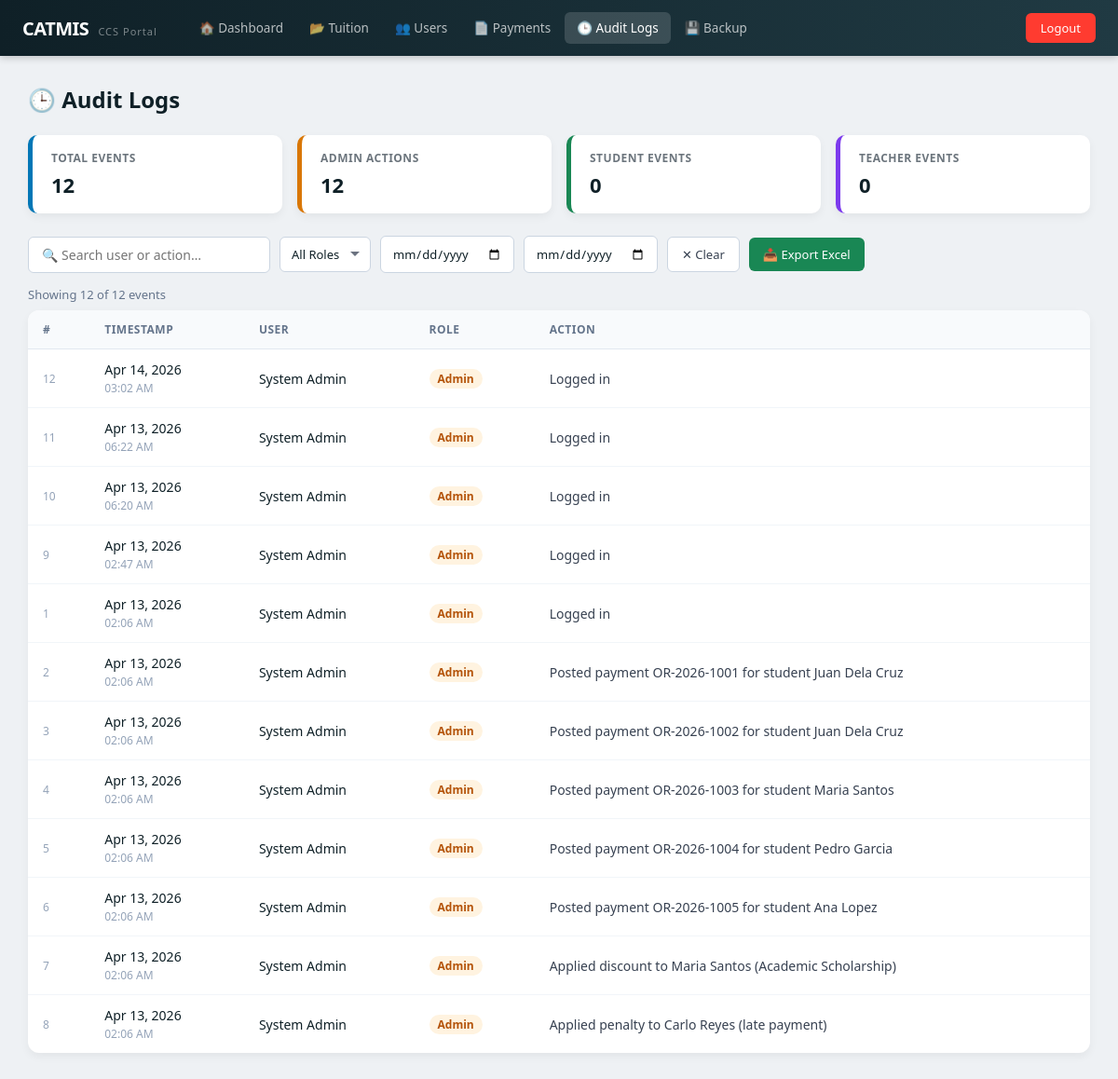
/audit_logs.php (signed in), run on the app's committed database.
### tables this page shows
CREATE TABLE `users` (
  `user_id` int(11) NOT NULL,
  `student_number` varchar(20) DEFAULT NULL,
  `email` varchar(100) NOT NULL,
  `password` varchar(255) NOT NULL,
  `full_name` varchar(150) NOT NULL,
  `role` enum('admin','teacher','student') NOT NULL,
  `status` enum('active','inactive') DEFAULT 'active',
  `created_at` timestamp NOT NULL DEFAULT current_timestamp()
);

CREATE TABLE `audit_logs` (
  `log_id` int(11) NOT NULL,
  `user_id` int(11) NOT NULL,
  `action` varchar(255) NOT NULL,
  `timestamp` timestamp NOT NULL DEFAULT current_timestamp()
);

### audit_logs.php (the view, shortened to what this page needs)
<?php
include 'php/config.php';
$result = $conn->query("
    SELECT
        al.log_id,
        al.timestamp,
        u.full_name,
        u.role,
        al.action
    FROM audit_logs al
    JOIN users u ON al.user_id = u.user_id
    ORDER BY al.timestamp DESC
");
$logs       = [];
$totalCount = 0;
while ($row = $result->fetch_assoc()) {
    $logs[] = $row;
    $totalCount++;
}
$adminActions   = count(array_filter($logs, fn($l) => $l['role'] === 'admin'));
$studentActions = count(array_filter($logs, fn($l) => $l['role'] === 'student'));
$teacherActions = count(array_filter($logs, fn($l) => $l['role'] === 'teacher'));
?>
<!DOCTYPE html>
<html lang="en">
<head>
</head>
<body>
<nav class="navbar">
    <a href="admin_dashboard.php" class="navbar-brand">
        <h2>CATMIS</h2>
        <span>CCS Portal</span>
    </a>
    <div class="navbar-links">
        <a href="admin_dashboard.php">🏠 Dashboard</a>
        <a href="tuition_assessment.php">📂 Tuition</a>
        <a href="user_management.php">👥 Users</a>
        <a href="payment_history.php">📄 Payments</a>
        <a href="audit_logs.php" class="active">🕒 Audit Logs</a>
        <a href="#">💾 Backup</a>
    </div>
    <div class="navbar-right">
        <button class="logout-btn" onclick="window.location.href='logout.php'">Logout</button>
    </div>
</nav>
<div class="main">
    <div class="page-header">
        <h2>🕒 Audit Logs</h2>
    </div>
    <div class="summary-cards">
        <div class="sum-card">
            <h4>Total Events</h4>
            <p id="cardTotal"><?= $totalCount ?></p>
        </div>
        <div class="sum-card amber">
            <h4>Admin Actions</h4>
            <p><?= $adminActions ?></p>
        </div>
        <div class="sum-card green">
            <h4>Student Events</h4>
            <p><?= $studentActions ?></p>
        </div>
        <div class="sum-card purple">
            <h4>Teacher Events</h4>
            <p><?= $teacherActions ?></p>
        </div>
    </div>
    <div class="toolbar">
        <input  type="text" class="search-box" id="searchInput"
                placeholder="🔍 Search user or action…" oninput="applyFilters()">
        <select class="filter-select" id="roleFilter" onchange="applyFilters()">
            <option value="all">All Roles</option>
        </select>
        <input type="date" class="date-input" id="dateFrom" onchange="applyFilters()" title="From date">
        <input type="date" class="date-input" id="dateTo"   onchange="applyFilters()" title="To date">
        <button class="btn btn-outline" onclick="clearFilters()">✕ Clear</button>
        <button class="btn btn-success" onclick="exportExcel()">📥 Export Excel</button>
    </div>
    <div class="results-count" id="resultsCount">
        Showing <?= $totalCount ?> of <?= $totalCount ?> events
    </div>
    <div class="table-wrap">
        <table>
            <thead>
                <tr>
                    <th>#</th>
                    <th>Timestamp</th>
                    <th>User</th>
                    <th>Role</th>
                    <th>Action</th>
                </tr>
            </thead>
            <tbody id="logTable">
            <?php if (empty($logs)): ?>
                <tr><td colspan="5" class="empty-msg">No audit log entries found.</td></tr>
            <?php else: ?>
                <?php foreach ($logs as $log): ?>
                <?php
                    $dateISO = date('Y-m-d', strtotime($log['timestamp']));
                    $role    = htmlspecialchars($log['role']);
                ?>
                <tr
                    data-date="<?= $dateISO ?>"
                    data-role="<?= $role ?>"
                    data-search="<?= htmlspecialchars(strtolower($log['full_name'] . ' ' . $log['action'])) ?>"
                >
                    <td class="log-id"><?= $log['log_id'] ?></td>
                    <td style="white-space:nowrap;">
                        <?= date('M d, Y', strtotime($log['timestamp'])) ?><br>
                        <span style="font-size:12px;color:#94a3b8;"><?= date('h:i A', strtotime($log['timestamp'])) ?></span>
                    </td>
                    <td><?= htmlspecialchars($log['full_name']) ?></td>
                    <td><span class="role-badge role-<?= $role ?>"><?= ucfirst($role) ?></span></td>
                    <td class="action-text"><?= htmlspecialchars($log['action']) ?></td>
                </tr>
                <?php endforeach; ?>
            <?php endif; ?>
            </tbody>
        </table>
    </div>
</div>
</body>
</html>

### audit_logs.php (style rules this page uses)
*, *::before, *::after { box-sizing: border-box; }
body { margin: 0; font-family: 'Segoe UI', Arial, sans-serif; background: #eef1f4; }
.navbar { position: fixed; top: 0; left: 0; right: 0; height: 60px; background: linear-gradient(90deg, #0f2027, #203a43); display: flex; align-items: center; padding: 0 24px; z-index: 100; box-shadow: 0 2px 8px rgba(0,0,0,0.2); }
.navbar-brand { display: flex; align-items: baseline; gap: 10px; text-decoration: none; margin-right: 32px; flex-shrink: 0; }
.navbar-brand h2 { margin: 0; color: #fff; font-size: 20px; letter-spacing: -0.5px; }
.navbar-brand span { font-size: 11px; color: rgba(255,255,255,0.45); letter-spacing: 1px; }
.navbar-links { display: flex; align-items: center; gap: 2px; flex: 1; }
.navbar-links a { color: rgba(255,255,255,0.7); text-decoration: none; padding: 8px 13px; border-radius: 6px; font-size: 13.5px; white-space: nowrap; transition: background 0.18s, color 0.18s; }
.navbar-links a.active { background: rgba(255,255,255,0.15); color: #fff; }
.navbar-right { margin-left: auto; flex-shrink: 0; }
.logout-btn { background: #ff3b30; border: none; color: white; padding: 7px 16px; border-radius: 6px; cursor: pointer; font-size: 13px; font-family: 'Segoe UI', Arial, sans-serif; transition: background 0.18s; }
.main { margin-top: 60px; padding: 30px; }
.page-header { display: flex; align-items: center; justify-content: space-between; margin-bottom: 22px; flex-wrap: wrap; gap: 12px; }
.page-header h2 { margin: 0; font-size: 24px; color: #0f2027; }
.summary-cards { display: flex; gap: 16px; margin-bottom: 24px; flex-wrap: wrap; }
.sum-card { flex: 1; min-width: 140px; background: white; border-radius: 10px; padding: 16px 20px; box-shadow: 0 4px 10px rgba(0,0,0,0.05); border-left: 5px solid #0077b6; }
.sum-card.amber { border-color: #d97706; }
.sum-card.green { border-color: #198754; }
.sum-card.purple { border-color: #7c3aed; }
.sum-card h4 { margin: 0 0 5px; font-size: 12px; color: #6c757d; text-transform: uppercase; letter-spacing: 0.5px; }
.sum-card p { margin: 0; font-size: 22px; font-weight: 700; color: #0f2027; }
.toolbar { display: flex; align-items: center; gap: 10px; flex-wrap: wrap; margin-bottom: 14px; }
.search-box { padding: 9px 14px; border: 1px solid #cbd5e1; border-radius: 6px; font-size: 14px; width: 260px; outline: none; font-family: inherit; }
.filter-select { padding: 9px 32px 9px 12px; border: 1px solid #cbd5e1; border-radius: 6px; appearance: none; font-size: 13px; color: #0f2027; cursor: pointer; outline: none; font-family: inherit; }
.date-input { padding: 9px 12px; border: 1px solid #cbd5e1; border-radius: 6px; font-size: 13px; color: #0f2027; outline: none; cursor: pointer; font-family: inherit; }
.btn { padding: 9px 15px; border: none; border-radius: 6px; cursor: pointer; font-size: 13px; font-family: 'Segoe UI', Arial, sans-serif; display: inline-flex; align-items: center; gap: 5px; transition: background 0.18s; white-space: nowrap; }
.btn-success { background: #198754; color: white; }
.btn-outline { background: white; color: #374151; border: 1px solid #cbd5e1; }
.table-wrap { background: white; border-radius: 12px; box-shadow: 0 4px 10px rgba(0,0,0,0.05); overflow: hidden; }
table { width: 100%; border-collapse: collapse; }
th { background: #f8fafc; text-align: left; font-size: 12px; font-weight: 600; color: #64748b; padding: 12px 16px; border-bottom: 1px solid #e2e8f0; text-transform: uppercase; letter-spacing: 0.5px; white-space: nowrap; }
td { padding: 12px 16px; font-size: 14px; border-bottom: 1px solid #f1f5f9; color: #0f2027; }
tr:last-child td { border-bottom: none; }
.role-badge { display: inline-block; padding: 2px 9px; border-radius: 20px; font-size: 12px; font-weight: 600; text-transform: capitalize; }
.role-admin { background: #fff3e0; color: #b45309; }
.action-text { color: #374151; line-height: 1.5; }
.log-id { color: #94a3b8; font-size: 12px; font-variant-numeric: tabular-nums; }
.results-count { font-size: 13px; color: #64748b; margin-bottom: 8px; }

### data on the page
users: role "12", role "0"
audit_logs: log_id "12", timestamp "Apr 14, 2026", timestamp "03:02 AM", user.full_name "System Admin", user.role "Admin", action "Logged in"
audit_logs: log_id "11", timestamp "Apr 13, 2026", timestamp "06:22 AM", user.full_name "System Admin", user.role "Admin", action "Logged in"
audit_logs: log_id "10", timestamp "Apr 13, 2026", timestamp "06:20 AM", user.full_name "System Admin", user.role "Admin", action "Logged in"
audit_logs: log_id "9", timestamp "Apr 13, 2026", timestamp "02:47 AM", user.full_name "System Admin", user.role "Admin", action "Logged in"
audit_logs: log_id "1", timestamp "Apr 13, 2026", timestamp "02:06 AM", user.full_name "System Admin", user.role "Admin", action "Logged in"
audit_logs: log_id "2", timestamp "Apr 13, 2026", timestamp "02:06 AM", user.full_name "System Admin", user.role "Admin", action "Posted payment OR-2026-1001 for student Juan Dela Cruz"
audit_logs: log_id "3", timestamp "Apr 13, 2026", timestamp "02:06 AM", user.full_name "System Admin", user.role "Admin", action "Posted payment OR-2026-1002 for student Juan Dela Cruz"
audit_logs: log_id "4", timestamp "Apr 13, 2026", timestamp "02:06 AM", user.full_name "System Admin", user.role "Admin", action "Posted payment OR-2026-1003 for student Maria Santos"
audit_logs: log_id "5", timestamp "Apr 13, 2026", timestamp "02:06 AM", user.full_name "System Admin", user.role "Admin", action "Posted payment OR-2026-1004 for student Pedro Garcia"
audit_logs: log_id "6", timestamp "Apr 13, 2026", timestamp "02:06 AM", user.full_name "System Admin", user.role "Admin", action "Posted payment OR-2026-1005 for student Ana Lopez"
audit_logs: log_id "7", timestamp "Apr 13, 2026", timestamp "02:06 AM", user.full_name "System Admin", user.role "Admin", action "Applied discount to Maria Santos (Academic Scholarship)"
audit_logs: log_id "8", timestamp "Apr 13, 2026", timestamp "02:06 AM", user.full_name "System Admin", user.role "Admin", action "Applied penalty to Carlo Reyes (late payment)"

### other printed values
$totalCount "12"
